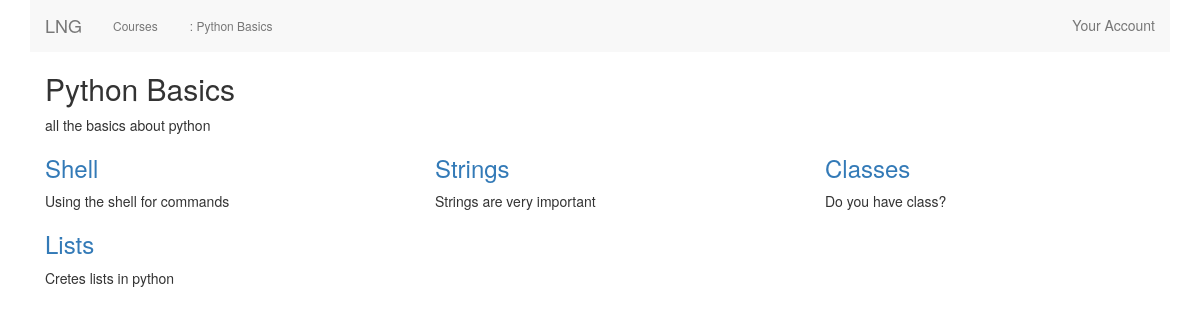
The page /courses/1/ on the database its author committed.
### courses/models.py (models this page shows, shortened)
class Course(models.Model):
    created_at = models.DateTimeField(auto_now_add=True)
    title = models.CharField(max_length=255)
    description = models.TextField()

class Step(models.Model):
    title = models.CharField(max_length=255)
    description = models.TextField()
    order = models.IntegerField(default=0)
    course = models.ForeignKey(Course)
    content = models.TextField(blank=True, default='')
    class Meta:
        ordering = ['order',]

### courses/views.py (the view)
# urls.py: url(r'(?P<pk>\d+)/$', views.course_detail, name='course'),
def course_detail(request, pk):
    course = get_object_or_404(Course, pk=pk)
    return render(request, 'courses/course_detail.html', {'course': course})

### courses/templates/courses/course_detail.html (shortened to what this page needs)
 {% extends "layout.html" %}
 {% block content %}
 <div class="container">
     <h2>{{ course.title }}</h2>
     {{ course.description }}
     <div class="row">
         {% for step in course.step_set.all %}
         <div class="col-sm-4">
             <a href="{% url 'courses:step' course.id step.pk %}"><h3>{{ step.title }}</h3></a>
             {{ step.description }}
         </div>
         {% endfor %}
     </div>
 </div>
 {% endblock %}

### templates/layout.html (shortened to what this page needs)
{% load static from staticfiles %}
{% load socialaccount %}
<!doctype html>
<html lang="en">
    <head>
        {% load bootstrap3 %}
        {% bootstrap_css %}
    </head>
    <body>
        {% block bootstrap3_content %}
        <div class="container">
        <nav class="nav navbar-default">
            <div class="navbar-header">
                 <a class="navbar-brand" href="{% url 'home' %}">LNG</a>
            </div>
            <div id="navbar" class="navbar-collapse">
            <ul class="nav navbar-nav">
                <li><a class="btn btn-link btn-xs" href="{% url 'courses:courses_list' %}">Courses</a></li>
                {% if course.title %}
                <li><a class="btn btn-link btn-xs" href="">: {{ course.title }}</a></li>
                {% elif step.course.title %}
                <li><a class="btn btn-link btn-xs" href="{% url 'courses:course' step.course.pk %}">: {{ step.course.title }}</a></li>
                <li><a class="btn btn-link btn-xs" href="">: {{ step.title }}</a></li>
                {% endif %}
            </ul>
                <ul class="nav navbar-nav navbar-right">
                    <li><a href="">Your Account</a></li>
                </ul>
            </div>
        </nav>
            {% block content %} {% endblock content %}
        </div>
    </body>
        {% endblock %}
</html>

### rows shown on the page
Course: title "Python Basics", description "all the basics about python"
Step: title "Shell", description "Using the shell for commands"
Step: title "Strings", description "Strings are very important"
Step: title "Classes", description "Do you have class?"
Step: title "Lists", description "Cretes lists in python"
